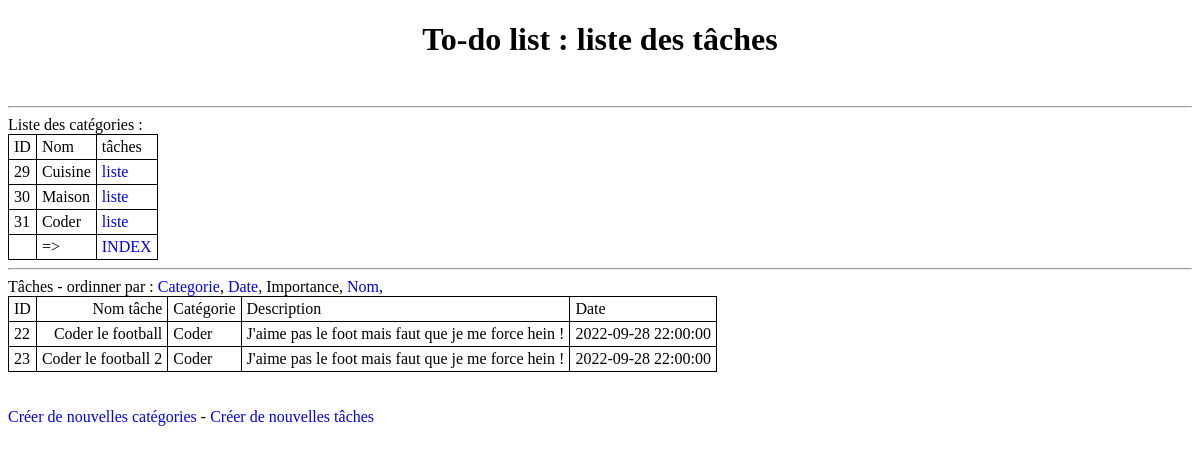
Screenshot of /?categorie=31 with the database file from the repository.
### tables this page shows
CREATE TABLE `categories` (
  `id` int(11) NOT NULL,
  `categorie` varchar(100) NOT NULL
);

CREATE TABLE `taches` (
  `id` int(11) NOT NULL,
  `id_categorie` int(11) NOT NULL,
  `nom_tache` varchar(200) NOT NULL,
  `description` text NOT NULL,
  `date` timestamp NOT NULL DEFAULT current_timestamp() ON UPDATE current_timestamp(),
  `importance` tinyint(4) NOT NULL,
  `complete` tinyint(1) NOT NULL DEFAULT 0
);

### includes/include_index.php (the view, shortened to what this page needs)
<?php
function liste_categories($pdo, $id = NULL)
{
	$liste_categories = '';
	$sql = 'SELECT id, categorie FROM categories';
	$stmt = $pdo->prepare($sql);
	$stmt->execute();
	foreach($stmt->fetchAll() as $no => $row)
	{
		$liste_categories .= '<tr>
		<td>' . $row['id'] . '</td>
		<td>' . $row['categorie'] . '</td>
		<td><a href="?categorie=' . $row['id'] . '">liste</a></td>
		</tr>';
	}
	return $liste_categories;
}
function taches_date($pdo)
{
	$sql_exec = [];
	$where = '';
	$key_order = 'nom';
	$order_array = [
	'date' => 'taches.date',
	'nom' =>'taches.nom_tache',
	'categorie' => 'categories.categorie'
	];
	if(isset($_GET['categorie']))
	{
		if(is_numeric($_GET['categorie']))
		{
			$where = 'WHERE taches.id_categorie = ?';
			$sql_exec[] = $_GET['categorie'];
		}
	}
	$order_by = $order_array[$key_order];
	$sql_q = 'SELECT taches.*, categories.categorie FROM taches'
	. ' LEFT JOIN categories'
	. ' ON categories.id = taches.id_categorie'
	. ' ' . $where
	. ' GROUP BY taches.id'
	. ' ORDER BY ' . $order_by ;
    $sth = $pdo->prepare($sql_q);
	$sth->execute($sql_exec);
	$categories = $sth->fetchAll();
    $desc_taches = '';
	foreach ($categories as $row) {
		$desc_taches .= '<tr>' . PHP_EOL . '
		<td>' . $row['id'].'</td>' . PHP_EOL . '
		<td class="titre_tache">' . $row['nom_tache'].'</td>' . PHP_EOL . '
		<td>' . $row['categorie'] . '</td>' . PHP_EOL . '
		<td>' . $row['description'].'</td>' . PHP_EOL . '
		<td>' . $row['date'] . '</td>' . PHP_EOL . '
		</tr>' . PHP_EOL ;
	}
    return $desc_taches;
}
$liste_categorie = liste_categories($pdo);
?>

### design.css (style rules this page uses)
table, tr, td { border: 1px solid black; border-collapse: collapse; }
tr, td { border: 1px solid black; padding: 3px 5px 3px 5px; }
.titre_tache { text-align: right; }
a { text-decoration: none; }

### rows the page displays
categories: id "29", categorie "Cuisine"
categories: id "30", categorie "Maison"
categories: id "31", categorie "Coder"
taches: id "22", nom_tache "Coder le football", id_categorie.categorie "Coder", description "J'aime pas le foot mais faut que je me force hein !", date "2022-09-28 22:00:00"
taches: id "23", nom_tache "Coder le football 2", id_categorie.categorie "Coder", description "J'aime pas le foot mais faut que je me force hein !", date "2022-09-28 22:00:00"
